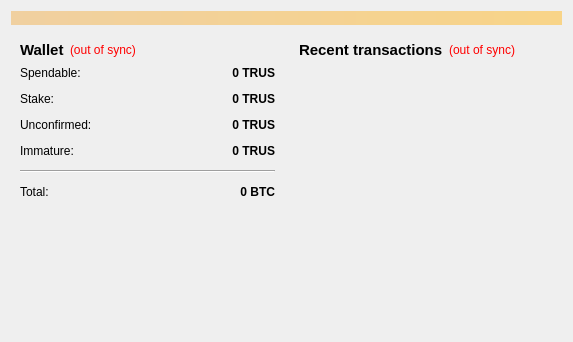
<?xml version="1.0" encoding="UTF-8"?>
<ui version="4.0">
 <class>OverviewPage</class>
 <widget class="QWidget" name="OverviewPage">
  <property name="geometry">
   <rect>
    <x>0</x>
    <y>0</y>
    <width>573</width>
    <height>342</height>
   </rect>
  </property>
  <property name="windowTitle">
   <string>Form</string>
  </property>
  <layout class="QVBoxLayout" name="topLayout">
   <item>
    <widget class="QLabel" name="labelAlerts">
     <property name="visible">
      <bool>false</bool>
     </property>
     <property name="styleSheet">
      <string notr="true">background-color: qlineargradient(x1: 0, y1: 0, x2: 1, y2: 0, stop:0 #F0D0A0, stop:1 #F8D488);  color:#000000
</string>
     </property>
     <property name="wordWrap">
      <bool>true</bool>
     </property>
     <property name="margin">
      <number>3</number>
     </property>
    </widget>
   </item>
   <item>
    <layout class="QHBoxLayout" name="horizontalLayout" stretch="1,1">
     <item>
      <layout class="QVBoxLayout" name="verticalLayout_2">
       <item>
        <widget class="QWidget" name="widget" native="true">
         <layout class="QVBoxLayout" name="verticalLayout_4">
          <item>
           <layout class="QHBoxLayout" name="horizontalLayout_4">
            <item>
             <widget class="QLabel" name="label_5">
              <property name="font">
               <font>
                <pointsize>11</pointsize>
                <weight>75</weight>
                <bold>true</bold>
               </font>
              </property>
              <property name="text">
               <string>Wallet</string>
              </property>
             </widget>
            </item>
            <item>
             <widget class="QLabel" name="labelWalletStatus">
              <property name="toolTip">
               <string>The displayed information may be out of date. Your wallet automatically synchronizes with the BitcoinTrust network after a connection is established, but this process has not completed yet.</string>
              </property>
              <property name="styleSheet">
               <string notr="true">QLabel { color: red; }</string>
              </property>
              <property name="text">
               <string notr="true">(out of sync)</string>
              </property>
              <property name="alignment">
               <set>Qt::AlignLeading|Qt::AlignLeft|Qt::AlignVCenter</set>
              </property>
             </widget>
            </item>
            <item>
             <spacer name="horizontalSpacer_2">
              <property name="orientation">
               <enum>Qt::Horizontal</enum>
              </property>
              <property name="sizeHint" stdset="0">
               <size>
                <width>40</width>
                <height>20</height>
               </size>
              </property>
             </spacer>
            </item>
           </layout>
          </item>
          <item>
           <layout class="QFormLayout" name="formLayout_2">
            <property name="fieldGrowthPolicy">
             <enum>QFormLayout::AllNonFixedFieldsGrow</enum>
            </property>
            <property name="horizontalSpacing">
             <number>12</number>
            </property>
            <property name="verticalSpacing">
             <number>12</number>
            </property>
            <item row="0" column="0">
             <widget class="QLabel" name="label">
              <property name="text">
               <string>Spendable:</string>
              </property>
             </widget>
            </item>
            <item row="0" column="1">
             <widget class="QLabel" name="labelBalance">
              <property name="font">
               <font>
                <weight>75</weight>
                <bold>true</bold>
               </font>
              </property>
              <property name="cursor">
               <cursorShape>IBeamCursor</cursorShape>
              </property>
              <property name="toolTip">
               <string>Your current spendable balance</string>
              </property>
              <property name="text">
               <string notr="true">0 TRUS</string>
              </property>
              <property name="alignment">
               <set>Qt::AlignRight|Qt::AlignTrailing|Qt::AlignVCenter</set>
              </property>
              <property name="textInteractionFlags">
               <set>Qt::LinksAccessibleByMouse|Qt::TextSelectableByKeyboard|Qt::TextSelectableByMouse</set>
              </property>
             </widget>
            </item>
            <item row="1" column="0">
             <widget class="QLabel" name="label_6">
              <property name="text">
               <string>Stake:</string>
              </property>
             </widget>
            </item>
            <item row="1" column="1">
             <widget class="QLabel" name="labelStake">
              <property name="font">
               <font>
                <weight>75</weight>
                <bold>true</bold>
               </font>
              </property>
              <property name="cursor">
               <cursorShape>IBeamCursor</cursorShape>
              </property>
              <property name="toolTip">
               <string>Total of coins that was staked, and do not yet count toward the current balance</string>
              </property>
              <property name="text">
               <string notr="true">0 TRUS</string>
              </property>
              <property name="alignment">
               <set>Qt::AlignRight|Qt::AlignTrailing|Qt::AlignVCenter</set>
              </property>
              <property name="textInteractionFlags">
               <set>Qt::LinksAccessibleByMouse|Qt::TextSelectableByKeyboard|Qt::TextSelectableByMouse</set>
              </property>
             </widget>
            </item>
            <item row="2" column="0">
             <widget class="QLabel" name="label_3">
              <property name="text">
               <string>Unconfirmed:</string>
              </property>
             </widget>
            </item>
            <item row="2" column="1">
             <widget class="QLabel" name="labelUnconfirmed">
              <property name="font">
               <font>
                <weight>75</weight>
                <bold>true</bold>
               </font>
              </property>
              <property name="cursor">
               <cursorShape>IBeamCursor</cursorShape>
              </property>
              <property name="toolTip">
               <string>Total of transactions that have yet to be confirmed, and do not yet count toward the current balance</string>
              </property>
              <property name="text">
               <string notr="true">0 TRUS</string>
              </property>
              <property name="alignment">
               <set>Qt::AlignRight|Qt::AlignTrailing|Qt::AlignVCenter</set>
              </property>
              <property name="textInteractionFlags">
               <set>Qt::LinksAccessibleByMouse|Qt::TextSelectableByKeyboard|Qt::TextSelectableByMouse</set>
              </property>
             </widget>
            </item>
            <item row="3" column="0">
             <widget class="QLabel" name="labelImmatureText">
              <property name="text">
               <string>Immature:</string>
              </property>
             </widget>
            </item>
            <item row="3" column="1">
             <widget class="QLabel" name="labelImmature">
              <property name="font">
               <font>
                <weight>75</weight>
                <bold>true</bold>
               </font>
              </property>
              <property name="toolTip">
               <string>Mined balance that has not yet matured</string>
              </property>
              <property name="text">
               <string notr="true">0 TRUS</string>
              </property>
              <property name="alignment">
               <set>Qt::AlignRight|Qt::AlignTrailing|Qt::AlignVCenter</set>
              </property>
              <property name="textInteractionFlags">
               <set>Qt::LinksAccessibleByMouse|Qt::TextSelectableByKeyboard|Qt::TextSelectableByMouse</set>
              </property>
             </widget>
            </item>
            <item row="4" column="0" colspan="2">
             <widget class="Line" name="line">
              <property name="orientation">
               <enum>Qt::Horizontal</enum>
              </property>
             </widget>
            </item>
            <item row="5" column="0">
             <widget class="QLabel" name="labelTotalText">
              <property name="text">
               <string>Total:</string>
              </property>
             </widget>
            </item>
            <item row="5" column="1">
             <widget class="QLabel" name="labelTotal">
              <property name="font">
               <font>
                <weight>75</weight>
                <bold>true</bold>
               </font>
              </property>
              <property name="cursor">
               <cursorShape>IBeamCursor</cursorShape>
              </property>
              <property name="toolTip">
               <string>Your current total balance</string>
              </property>
              <property name="text">
               <string notr="true">0 BTC</string>
              </property>
              <property name="alignment">
               <set>Qt::AlignRight|Qt::AlignTrailing|Qt::AlignVCenter</set>
              </property>
              <property name="textInteractionFlags">
               <set>Qt::LinksAccessibleByMouse|Qt::TextSelectableByKeyboard|Qt::TextSelectableByMouse</set>
              </property>
             </widget>
            </item>
           </layout>
          </item>
         </layout>
        </widget>
       </item>
       <item>
        <spacer name="verticalSpacer">
         <property name="orientation">
          <enum>Qt::Vertical</enum>
         </property>
         <property name="sizeHint" stdset="0">
          <size>
           <width>20</width>
           <height>40</height>
          </size>
         </property>
        </spacer>
       </item>
      </layout>
     </item>
     <item>
      <layout class="QVBoxLayout" name="verticalLayout_3">
       <item>
        <widget class="QWidget" name="widget_2" native="true">
         <layout class="QVBoxLayout" name="verticalLayout">
          <item>
           <layout class="QHBoxLayout" name="horizontalLayout_2">
            <item>
             <widget class="QLabel" name="label_4">
              <property name="font">
               <font>
                <pointsize>11</pointsize>
                <weight>75</weight>
                <bold>true</bold>
               </font>
              </property>
              <property name="text">
               <string>&lt;b&gt;Recent transactions&lt;/b&gt;</string>
              </property>
             </widget>
            </item>
            <item>
             <widget class="QLabel" name="labelTransactionsStatus">
              <property name="toolTip">
               <string>The displayed information may be out of date. Your wallet automatically synchronizes with the BitcoinTrust network after a connection is established, but this process has not completed yet.</string>
              </property>
              <property name="styleSheet">
               <string notr="true">QLabel { color: red; }</string>
              </property>
              <property name="text">
               <string notr="true">(out of sync)</string>
              </property>
              <property name="alignment">
               <set>Qt::AlignRight|Qt::AlignTrailing|Qt::AlignVCenter</set>
              </property>
             </widget>
            </item>
            <item>
             <spacer name="horizontalSpacer">
              <property name="orientation">
               <enum>Qt::Horizontal</enum>
              </property>
              <property name="sizeHint" stdset="0">
               <size>
                <width>40</width>
                <height>20</height>
               </size>
              </property>
             </spacer>
            </item>
           </layout>
          </item>
          <item>
           <widget class="QListView" name="listTransactions">
            <property name="styleSheet">
             <string notr="true">QListView { background: transparent; }</string>
            </property>
            <property name="frameShape">
             <enum>QFrame::NoFrame</enum>
            </property>
            <property name="verticalScrollBarPolicy">
             <enum>Qt::ScrollBarAlwaysOff</enum>
            </property>
            <property name="horizontalScrollBarPolicy">
             <enum>Qt::ScrollBarAlwaysOff</enum>
            </property>
            <property name="selectionMode">
             <enum>QAbstractItemView::NoSelection</enum>
            </property>
           </widget>
          </item>
         </layout>
        </widget>
       </item>
      </layout>
     </item>
    </layout>
   </item>
  </layout>
 </widget>
 <resources/>
 <connections/>
</ui>
